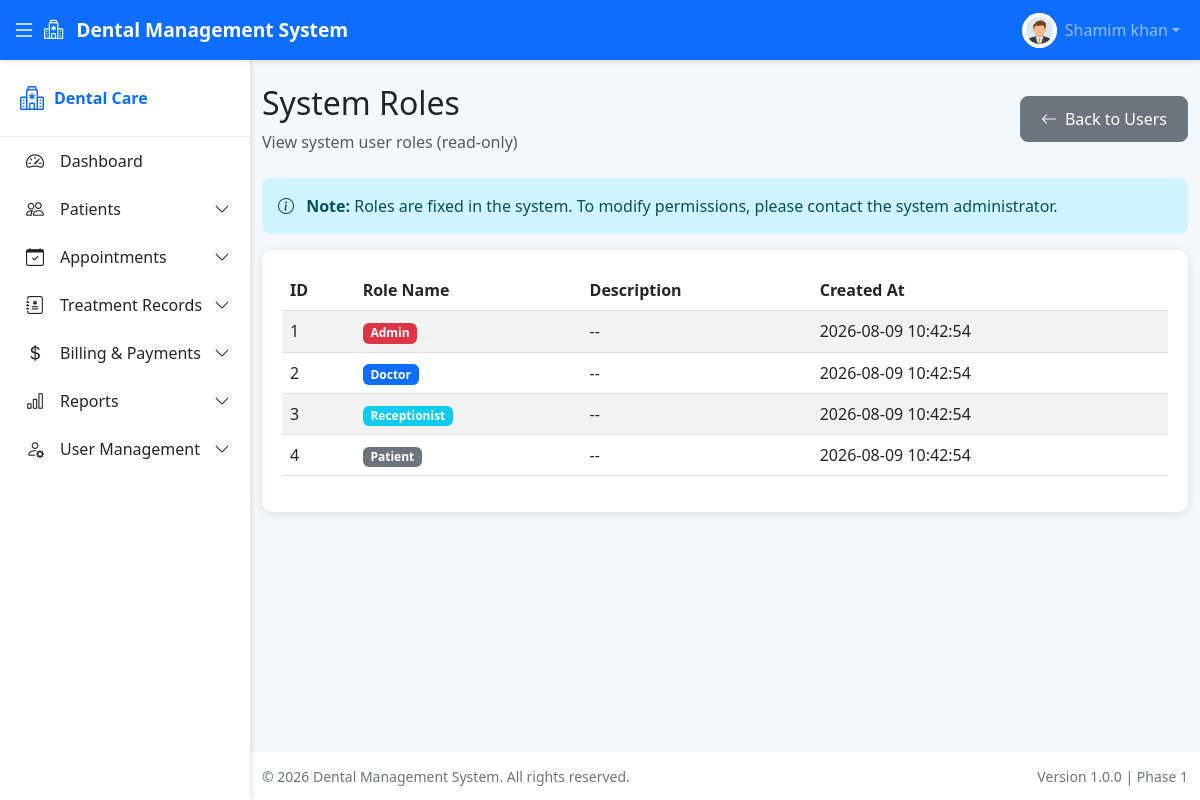
/modules/users/roles.php (signed in), run on the app's committed database.
### tables this page shows
CREATE TABLE `roles` (
  `id` int(11) NOT NULL AUTO_INCREMENT,
  `role_name` varchar(50) NOT NULL,
  `created_at` timestamp NOT NULL DEFAULT current_timestamp(),
  PRIMARY KEY (`id`),
  UNIQUE KEY `role_name` (`role_name`)
);

### modules/users/roles.php (the view, shortened to what this page needs)
<?php
require_once __DIR__ . '/../../includes/auth_functions.php';
try {
    $stmt = $pdo->prepare("SELECT * FROM roles ORDER BY id ASC");
    $stmt->execute();
    $roles = $stmt->fetchAll();
} catch (PDOException $e) {
    $roles = [];
    error_log("Roles fetch error: " . $e->getMessage());
}
?>
<?php include __DIR__ . '/../../includes/header.php'; ?>
<div class="d-flex justify-content-between align-items-center mb-4">
    <div>
        <h2>System Roles</h2>
        <p class="text-muted mb-0">View system user roles (read-only)</p>
    </div>
    <a href="<?php echo BASE_URL; ?>modules/users/list.php" class="btn btn-secondary">
        <i class="bi bi-arrow-left me-2"></i>Back to Users
    </a>
</div>
<div class="alert alert-info">
    <i class="bi bi-info-circle me-2"></i>
    <strong>Note:</strong> Roles are fixed in the system. To modify permissions, please contact the system administrator.
</div>
<div class="card">
    <div class="card-body">
        <?php if (empty($roles)): ?>
            <div class="text-center py-5">
                <i class="bi bi-person-badge fs-1 text-muted"></i>
                <p class="text-muted mt-3">No roles found</p>
            </div>
        <?php else: ?>
            <div class="table-responsive">
                <table class="table table-striped table-hover">
                    <thead>
                        <tr>
                            <th>ID</th>
                            <th>Role Name</th>
                            <th>Description</th>
                            <th>Created At</th>
                        </tr>
                    </thead>
                    <tbody>
                        <?php foreach ($roles as $role): ?>
                            <tr>
                                <td><?php echo $role['id']; ?></td>
                                <td>
                                    <span class="badge <?php
                                        echo match($role['role_name']) {
                                            'Admin' => 'bg-danger',
                                            'Doctor' => 'bg-primary',
                                            'Receptionist' => 'bg-info',
                                            'Patient' => 'bg-secondary',
                                            default => 'bg-secondary'
                                        };
                                    ?>">
                                        <?php echo htmlspecialchars($role['role_name']); ?>
                                    </span>
                                </td>
                                <td><?php echo htmlspecialchars($role['description'] ?? '--'); ?></td>
                                <td><?php echo htmlspecialchars($role['created_at']); ?></td>
                            </tr>
                        <?php endforeach; ?>
                    </tbody>
                </table>
            </div>
        <?php endif; ?>
    </div>
</div>
<?php include __DIR__ . '/../../includes/footer.php'; ?>

### assets/css/style.css (style rules this page uses)
:root { --primary-color: #0d6efd; --secondary-color: #6c757d; --success-color: #198754; --warning-color: #ffc107; --danger-color: #dc3545; --info-color: #0dcaf0; --light-color: #f8f9fa; --dark-color: #212529; --sidebar-width: 250px; --sidebar-collapsed-width: 70px; --header-height: 60px; --footer-height: 50px; }
body { font-family: 'Segoe UI', Tahoma, Geneva, Verdana, sans-serif; background-color: #f5f7fa; }
.card { border: none; border-radius: 10px; box-shadow: 0 2px 10px rgba(0, 0, 0, 0.1); margin-bottom: 20px; }
.card-body { padding: 20px; }
.alert { border-radius: 8px; border: none; }
.btn { border-radius: 8px; padding: 10px 20px; font-weight: 500; }

### data on the page
roles: id "1", role_name "Admin", description "--", created_at "2026-08-09 10:42:54"
roles: id "2", role_name "Doctor", description "--", created_at "2026-08-09 10:42:54"
roles: id "3", role_name "Receptionist", description "--", created_at "2026-08-09 10:42:54"
roles: id "4", role_name "Patient", description "--", created_at "2026-08-09 10:42:54"

### other printed values
SITE_NAME "Dental Management System"
$currentUser['full_name'] "Shamim khan"
$item['label'] "Dashboard"
$item['label'] "Patients"
$item['label'] "Appointments"
$item['label'] "Treatment Records"
$item['label'] "Billing & Payments"
$item['label'] "Reports"
$item['label'] "User Management"
